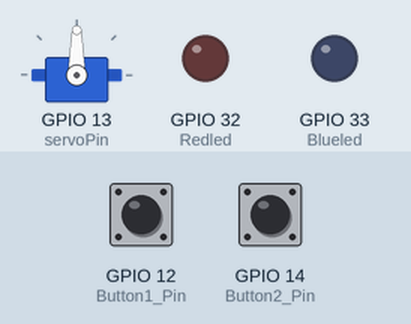
Bench run of a sketch on a simulated ESP32. Shown: servo, output pins drawn as LEDs (lit = HIGH). Inputs (shaded band) come from the test bench; at power-on: GPIO 12 (Button1_Pin) LOW, GPIO 14 (Button2_Pin) LOW. What the sketch prints to the serial monitor is not drawn.

Above: at 1.2 s.
1.3 s: GPIO 12 (Button1_Pin) pulled HIGH for 0.15 s
At 1.6 s:
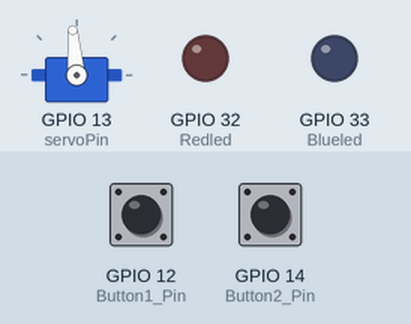
2.9 s: GPIO 12 (Button1_Pin) pulled HIGH for 1 s
At 4.0 s:
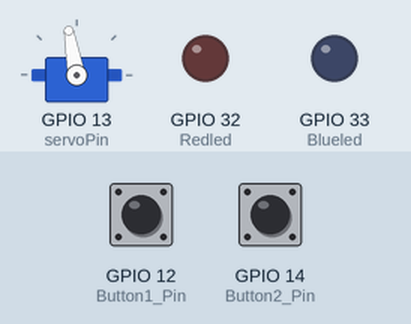
5.4 s: GPIO 14 (Button2_Pin) pulled HIGH for 0.15 s
At 5.9 s:
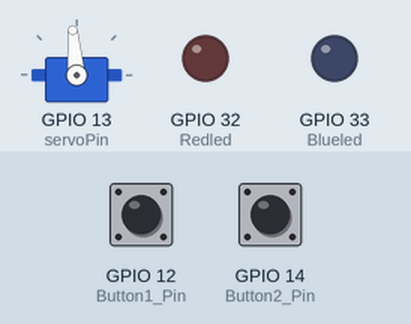
7.0 s: GPIO 12 (Button1_Pin) pulled HIGH for 3.2 s
At 8.3 s:
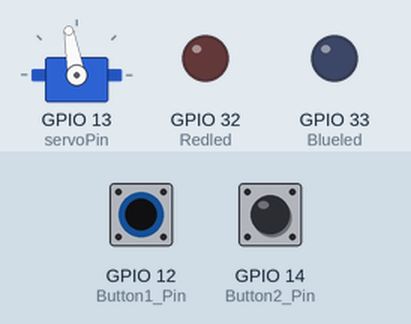
11.7 s: GPIO 12 (Button1_Pin) pulsed HIGH 5 times (0.12 s each, 0.3 s apart)
At 14.0 s:
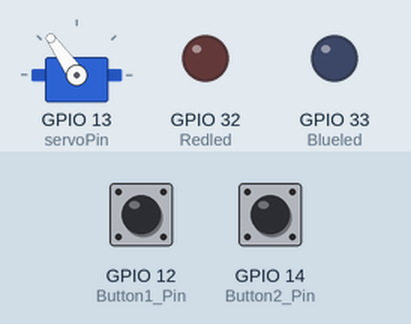
14.7 s: GPIO 12 (Button1_Pin) pulsed HIGH 5 times (0.12 s each, 0.3 s apart)
At 16.3 s:
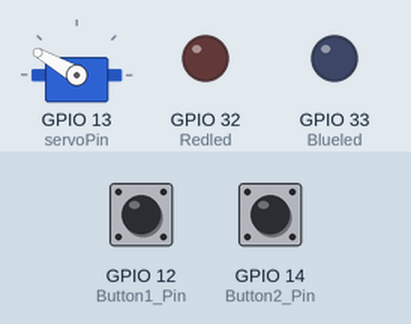
Timing chart, 0 to 17.8 s (numbered marks = the images above; inputs shaded):
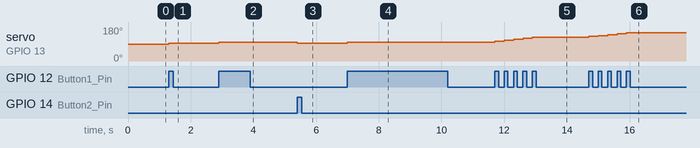

Measured:
- after the input at 1.3 s, servo on GPIO 13 (servoPin): 90° → 95° at once
- after the input at 2.9 s, servo on GPIO 13 (servoPin): 95° → 100° at once
- after the input at 5.4 s, servo on GPIO 13 (servoPin): 100° → 95° at once
- after the input at 7.0 s, servo on GPIO 13 (servoPin): 95° → 100° at once
- after the input at 11.7 s, servo on GPIO 13 (servoPin): moves from 100° to 125° over 1.2 s, starting at once
- after the input at 14.7 s, servo on GPIO 13 (servoPin): moves from 125° to 150° over 1.2 s, starting at once

The sketch:

20211012-HW2.ino
```cpp
#include <Servo.h>  //匯入函式庫
Servo myservo;  // 建立伺服馬達控制

const int servoPin = 13;  //用常態變數設定pin腳位，與之前define方式差不多
int pos = 90; //角度初始在中間，設定為90度

const int Button1_Pin = 12, Button2_Pin = 14; //紀錄兩按鈕腳位
bool btn1_Pressed = false, btn2_Pressed = false;  //紀錄兩按鈕按壓狀態
const int Redled= 32;
const int Blueled=33;
void setup() {
  Serial.begin(115200);//序列阜連線速率(鮑率)
  pinMode(Redled,OUTPUT);
  pinMode(Blueled,OUTPUT);
  myservo.attach(servoPin);  // 將伺服馬達連接的GPIO pin連接伺服物件
  myservo.write(90);  //角度初始在中間，設定為90度

   pinMode(Button1_Pin, INPUT);
   pinMode(Button2_Pin, INPUT);
   digitalWrite(Blueled,LOW);
   digitalWrite(Redled,LOW);
}

void loop() {

  //Player 1
  if(digitalRead(Button1_Pin) == HIGH && btn1_Pressed == false){
    btn1_Pressed = true;
   pos += 5; //角度加五度
  }
  else if(digitalRead(Button1_Pin) == LOW && btn1_Pressed == true){
   btn1_Pressed = false;
  }

  //Player 2
  if(digitalRead(Button2_Pin) == HIGH && btn2_Pressed == false){
    btn2_Pressed = true;
    pos -= 5; //角度減五度
  }
  else if(digitalRead(Button2_Pin) == LOW && btn2_Pressed == true){
    btn2_Pressed = false;
  }

  Serial.println(pos);

  myservo.write(pos);// 設定角度

  if(pos>=180){
   digitalWrite(Blueled,HIGH);
   pos=200;
   delay(500);
   if(digitalRead(Button1_Pin) == HIGH && digitalRead(Button2_Pin) ==HIGH )
   {
    pos=90;
     digitalWrite(Blueled,LOW);
    }
  }
  else if(pos<=0){
   digitalWrite(Redled,HIGH);
   pos=-20;
   delay(500);
    if(digitalRead(Button1_Pin) == HIGH && digitalRead(Button2_Pin) ==HIGH )
   {
    pos=90;
    digitalWrite(Redled,LOW);
    }
  }

}
```
